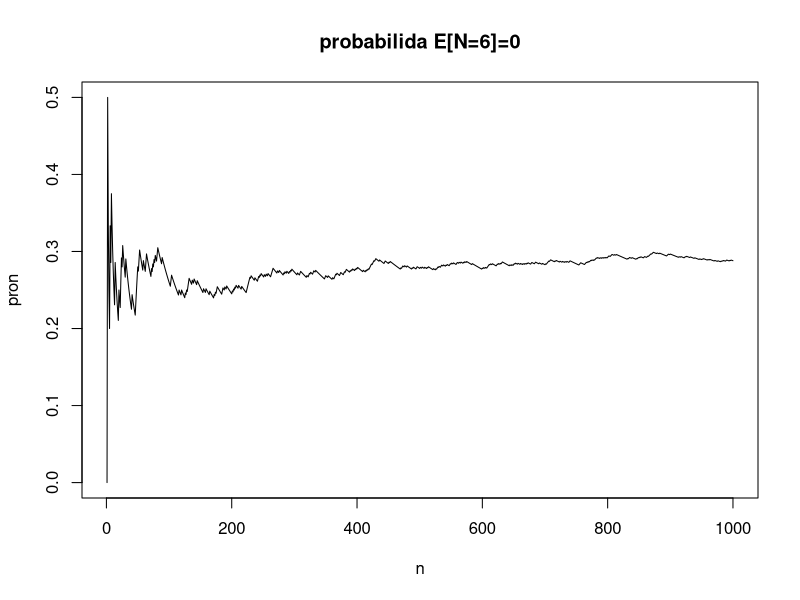

R code for this plot:
rm(list = ls())
k<-1000
lambda<-0.3
x<-rep(0,k)
T<-4
for (i in 1:k) {
  I<-0
  t<-0
  t<-t-(1/lambda)*log(runif(1,0,1))
  while (t<=T) {
    I=I+1
    
    t<-t-(1/lambda)*log(runif(1,0,1))
    
  }
  x[i]=I
}
zz=(x==0)
n<-1:length(x)
pron<-cumsum(zz)/n
pron[length(n)]
plot(n,pron,main = "probabilida E[N=6]=0",type = 'l')






